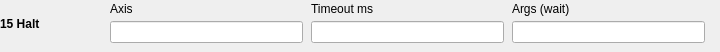
  <widget class="caFrame" name="editActionFrame15">
   <property name="geometry"><rect><x>180</x><y>258</y><width>720</width><height>52</height></rect></property>
   <property name="visibility"><enum>caFrame::Calc</enum></property>
   <property name="visibilityCalc"><string notr="true">A==15</string></property>
   <property name="channel" stdset="0"><string notr="true">$(SEQ_PFX)Edit-Action</string></property>
   <widget class="caLabel" name="editActionName15">
    <property name="geometry"><rect><x>0</x><y>2</y><width>105</width><height>43</height></rect></property>
    <property name="font"><font><bold>true</bold></font></property>
    <property name="wordWrap"><bool>true</bool></property>
    <property name="text"><string>15 Halt</string></property>
   </widget>
   <widget class="caLabel" name="editAxisLabelA15_0"><property name="geometry"><rect><x>110</x><y>0</y><width>193</width><height>18</height></rect></property><property name="text"><string>Axis</string></property></widget>
   <widget class="caTextEntry" name="editAxisA15_0"><property name="geometry"><rect><x>110</x><y>21</y><width>193</width><height>22</height></rect></property><property name="channel" stdset="0"><string notr="true">$(SEQ_PFX)Edit-Axis</string></property></widget>
   <widget class="caLabel" name="editTimeoutMsLabelA15_1"><property name="geometry"><rect><x>311</x><y>0</y><width>193</width><height>18</height></rect></property><property name="text"><string>Timeout ms</string></property></widget>
   <widget class="caTextEntry" name="editTimeoutMsA15_1"><property name="geometry"><rect><x>311</x><y>21</y><width>193</width><height>22</height></rect></property><property name="channel" stdset="0"><string notr="true">$(SEQ_PFX)Edit-TimeoutMs</string></property></widget>
   <widget class="caLabel" name="editArgsLabelA15_2"><property name="geometry"><rect><x>512</x><y>0</y><width>193</width><height>18</height></rect></property><property name="text"><string>Args (wait)</string></property></widget>
   <widget class="caTextEntry" name="editArgsA15_2"><property name="geometry"><rect><x>512</x><y>21</y><width>193</width><height>22</height></rect></property><property name="channel" stdset="0"><string notr="true">$(SEQ_PFX)Edit-Args</string></property><property name="formatType"><enum>caLineEdit::string</enum></property></widget>
  </widget>
